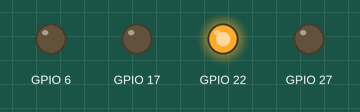
Recording of a program running on a simulated Raspberry Pi (BCM pin numbers). Parts: output pins drawn as LEDs (lit = HIGH). At 1.0 s the program stops and its outputs stay as they are.

Above: at 0.1 s.
At 1.1 s:
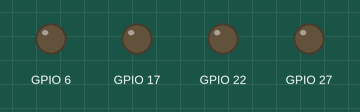
Timing chart, 0 to 2.5 s (numbered marks = the images above):
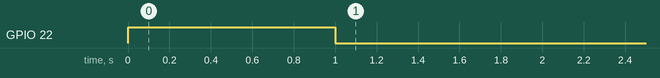

Measured:
- by itself, GPIO 22: LOW → HIGH at 0.00 s, → LOW 1.0 s later

The program:

on.py
```python
import RPi.GPIO as GPIO
import time

YELLOW = 17
WHITE = 27
RED = 6
GREEN = 22

GPIO.setmode(GPIO.BCM)
GPIO.setwarnings(False)
GPIO.setup(17,GPIO.OUT)
GPIO.setup(27,GPIO.OUT)
GPIO.setup(22,GPIO.OUT)
GPIO.setup(6,GPIO.OUT)

GPIO.output(22,GPIO.HIGH)
time.sleep(1)
GPIO.output(22,GPIO.LOW)
```
